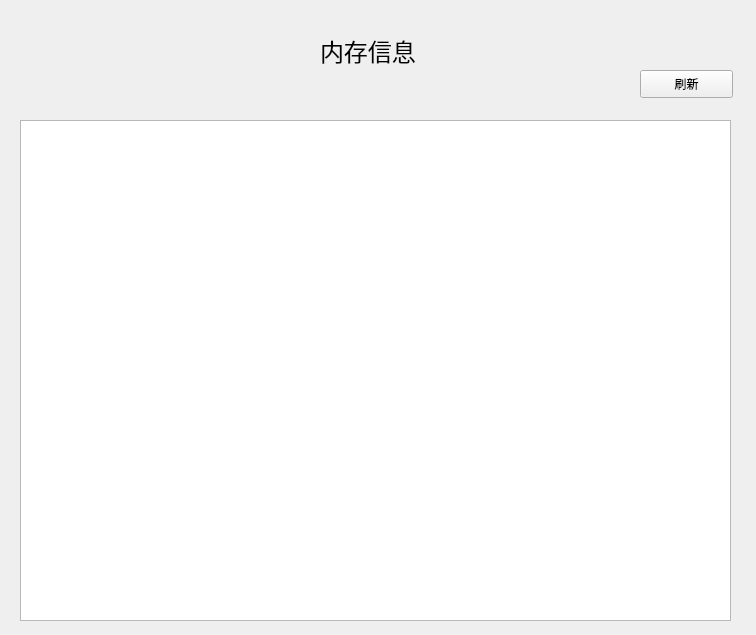
<?xml version="1.0" encoding="UTF-8"?>
<ui version="4.0">
 <class>dis_mem</class>
 <widget class="QWidget" name="dis_mem">
  <property name="geometry">
   <rect>
    <x>0</x>
    <y>0</y>
    <width>756</width>
    <height>635</height>
   </rect>
  </property>
  <property name="windowTitle">
   <string>内存信息</string>
  </property>
  <widget class="QTableWidget" name="tableWidget">
   <property name="geometry">
    <rect>
     <x>20</x>
     <y>120</y>
     <width>711</width>
     <height>501</height>
    </rect>
   </property>
  </widget>
  <widget class="QLabel" name="label_mem">
   <property name="geometry">
    <rect>
     <x>320</x>
     <y>30</y>
     <width>121</width>
     <height>41</height>
    </rect>
   </property>
   <property name="font">
    <font>
     <pointsize>18</pointsize>
    </font>
   </property>
   <property name="text">
    <string>内存信息</string>
   </property>
  </widget>
  <widget class="QPushButton" name="btn_refresh">
   <property name="geometry">
    <rect>
     <x>640</x>
     <y>70</y>
     <width>93</width>
     <height>28</height>
    </rect>
   </property>
   <property name="text">
    <string>刷新</string>
   </property>
  </widget>
 </widget>
 <resources/>
 <connections/>
</ui>
